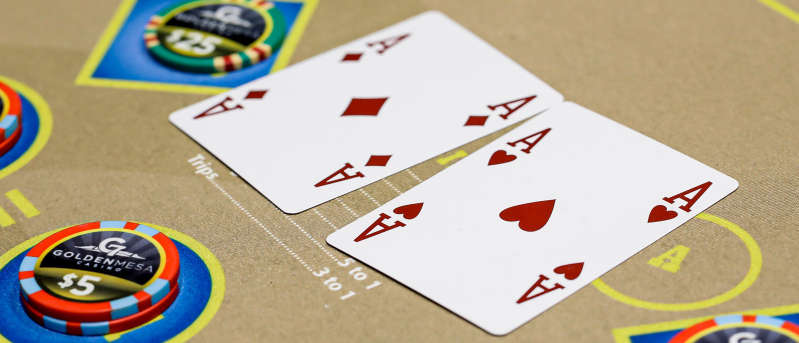
#> input picture opencv01/res/cards.jpg, 1597 x 686 px (shown at 1/2 size)
$ python warpperspective01.py
#> lines starting #> are read from the running program, lines starting #| are printed output that depends on the picture
import cv2
import numpy as np

img = cv2.imread('res/cards.jpg')
#> img is the input picture: shape (686, 1597, 3); mean B, G, R 149.2, 171.8, 182.7

pts1 = np.array([[1135,201],[1478,366],[1001,671],[650,479]], np.float32)
w, h = 250, 350
pts2 = np.array([[0, 0], [w, 0], [w, h], [0, h]], np.float32)
print(pts1)
print(pts2)

#get the transform matrix
matrix = cv2.getPerspectiveTransform(pts1, pts2)

#and this is what we get after transforming
output = cv2.warpPerspective(img, matrix, (w, h))
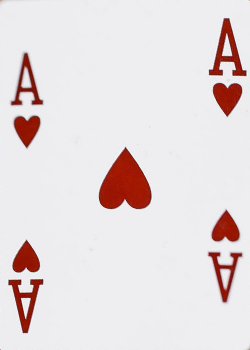
#> output: shape (350, 250, 3); mean B, G, R 221.1, 220.3, 229.5

#for x in range(0,4):
    #cv2.circle(img, (pts1[x][0], pts1[x][1]), 5., (0,0,255.), cv2.FILLED)

cv2.imshow("Original Image ", img)
cv2.imshow("Output Image", output)
cv2.waitKey(0)
